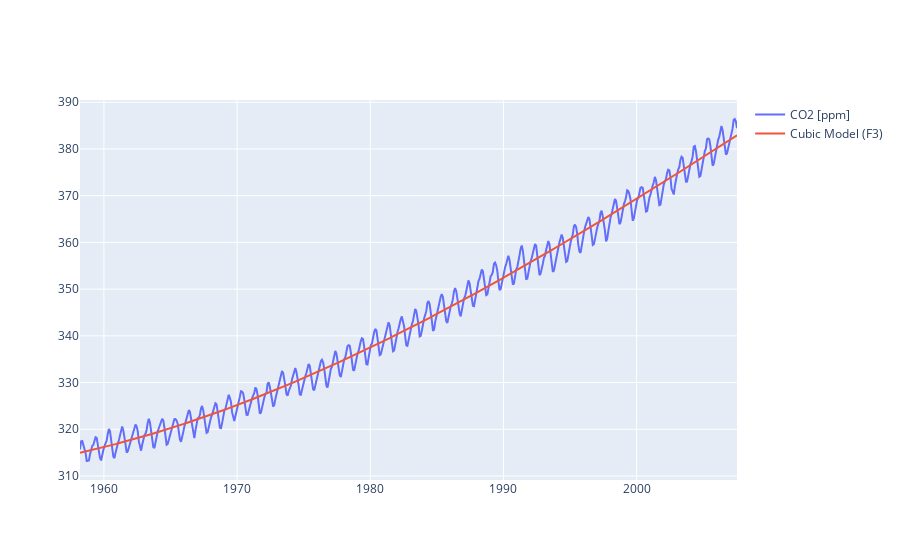

Notebook code for this chart:
### Code cell
fig = go.Figure()
fig.add_trace(
    go.Scatter(
        x = train_frame.date_decimal,
        y = train_frame['CO2_[ppm]'],
        name='CO2 [ppm]'
    )
)
fig.add_trace(
    go.Scatter(
        x = train_frame.date_decimal,
        y = train_frame['CO2_[ppm]_cubic_model'],
        name='Cubic Model (F3)'
    )
)
fig.show()

### Figure 1 — Plotly figure (JSON) as saved in the notebook; plotly's stock layout.template omitted (floating-point values rounded to 4 significant figures; data arrays with more than 128 entries replaced by an {"elided": "..."} marker saying what was removed)
{"data": [{"name": "CO2 [ppm]", "type": "scatter", "x": {"elided": "588 float values"}, "y": {"elided": "588 float values"}}, {"name": "Cubic Model (F3)", "type": "scatter", "x": {"elided": "588 float values"}, "y": {"elided": "588 float values"}}], "layout": {}}
